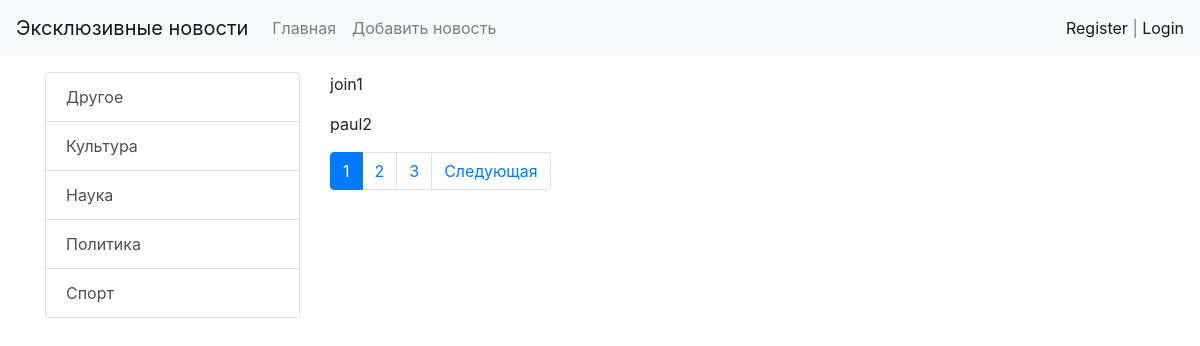
Page /test/ on the committed database.
### news/models.py (models this page shows, shortened)
class Category(models.Model):
    title = models.CharField(max_length=150, db_index=True, verbose_name='Наименование категории')
    class Meta:
        verbose_name = 'Категория'
        verbose_name_plural = 'Категории'
        ordering = ['title']

### news/views.py (the view)
# urls.py: path('test/', test, name='test'),
def test(request):
    objects = ['join1', 'paul2', 'george3', 'ringo4', 'join5', 'paul6', 'george7']
    paginator = Paginator(objects, 2)
    page_num = request.GET.get('page', 1)
    page_objects = paginator.get_page(page_num)
    return render(request, 'news/test.html', {'page_obj': page_objects})

### news/templatetags/news_tags.py (called while the page is built)
@register.simple_tag
def get_categories():
    return Category.objects.all()

### news/templates/news/test.html (shortened to what this page needs)
{% extends 'base.html' %}
{% block sitebar %}
{% include 'inc/_sidebar.html' %}
{% endblock  %}
{% block content %}
{% for name in page_obj.object_list %}
    <p>{{ name }}</p>
{% endfor %}
{% endblock  %}

### templates/inc/_sidebar.html
{% load news_tags %}
<div class="list-group">
    {% get_categories as categories %}
    {% for item in categories %}
    <a href="{% url 'category' item.pk %}" class="list-group-item list-group-item-action">{{ item.title }}</a>
    {% endfor %}
</div>

### rows in the picture
Category: title "Другое"
Category: title "Культура"
Category: title "Наука"
Category: title "Политика"
Category: title "Спорт"

### other values in the picture
{{ name }} "join1" "paul2"
{{ p }} "1"
{{ p }} "2" "3"
